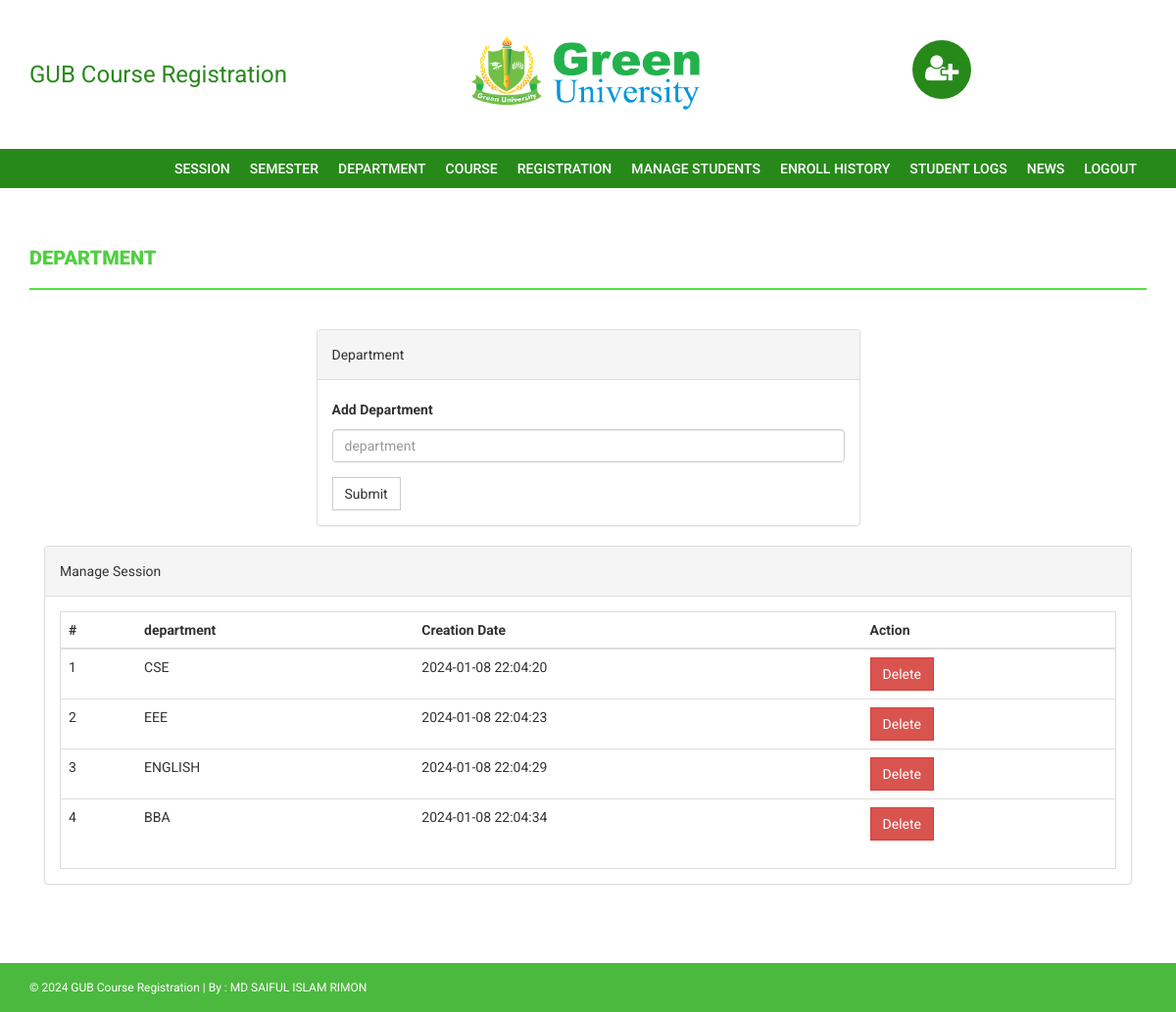
The page /admin/department.php (signed in) on the database its author committed.
### tables this page shows
CREATE TABLE `department` (
  `id` int(11) NOT NULL,
  `department` varchar(255) DEFAULT NULL,
  `creationDate` timestamp NULL DEFAULT current_timestamp()
);

### admin/department.php (the view, shortened to what this page needs)
<?php
if(strlen($_SESSION['alogin'])==0)
    {
header('location:index.php');
}
else{
?>
<!DOCTYPE html>
<html xmlns="http://www.w3.org/1999/xhtml">
<head>
    <link href="../assets/css/bootstrap.css" rel="stylesheet" />
    <link href="../assets/css/font-awesome.css" rel="stylesheet" />
    <link href="../assets/css/style.css" rel="stylesheet" />
</head>
<body>
<?php include('includes/header.php');?>
<?php if($_SESSION['alogin']!="")
{
 include('includes/menubar.php');
}
 ?>
    <div class="content-wrapper">
        <div class="container">
              <div class="row">
                    <div class="col-md-12">
                        <h1 class="page-head-line">Department  </h1>
                    </div>
                </div>
                <div class="row" >
                  <div class="col-md-3"></div>
                    <div class="col-md-6">
                        <div class="panel panel-default">
                        <div class="panel-heading">
                           Department
                        </div>
                        <div class="panel-body">
                       <form name="dept" method="post">
   <div class="form-group">
    <label for="department">Add Department  </label>
    <input type="text" class="form-control" id="department" name="department" placeholder="department" required />
  </div>
 <button type="submit" name="submit" class="btn btn-default">Submit</button>
</form>
                            </div>
                            </div>
                    </div>
                </div>
                <div class="col-md-12">
                    <div class="panel panel-default">
                        <div class="panel-heading">
                            Manage Session
                        </div>
                        <div class="panel-body">
                            <div class="table-responsive table-bordered">
                                <table class="table">
                                    <thead>
                                        <tr>
                                            <th>#</th>
                                            <th>department</th>
                                            <th>Creation Date</th>
                                            <th>Action</th>
                                        </tr>
                                    </thead>
                                    <tbody>
<?php
$sql=mysqli_query($con,"select * from department");
$cnt=1;
while($row=mysqli_fetch_array($sql))
{
?>
                                        <tr>
                                            <td><?php echo $cnt;?></td>
                                            <td><?php echo htmlentities($row['department']);?></td>
                                            <td><?php echo htmlentities($row['creationDate']);?></td>
                                            <td>
  <a href="department.php?id=<?php echo $row['id']?>&del=delete" onClick="return confirm('Are you sure you want to delete?')">
                                            <button class="btn btn-danger">Delete</button>
</a>
                                            </td>
                                        </tr>
<?php
$cnt++;
} ?>
                                    </tbody>
                                </table>
                            </div>
                        </div>
                    </div>
                </div>
            </div>
        </div>
  <?php include('includes/footer.php');?>
</body>
</html>
<?php } ?>

### assets/css/style.css (style rules this page uses)
body { font-family: 'Roboto', sans-serif; line-height: 30px; }
.content-wrapper { margin-top: 40px; min-height: 600px; padding-bottom: 60px; }
.page-head-line { font-weight: 900; padding-bottom: 20px; border-bottom: 2px solid #51e53d; text-transform: uppercase; color: #50CE40; font-size: 20px; margin-bottom: 40px; }
.btn { border-radius: 0px; -webkit-border-radius: 0px; -moz-border-radius: 0px; }

### rows shown on the page
department: department "CSE", creationDate "2024-01-08 22:04:20"
department: department "EEE", creationDate "2024-01-08 22:04:23"
department: department "ENGLISH", creationDate "2024-01-08 22:04:29"
department: department "BBA", creationDate "2024-01-08 22:04:34"
